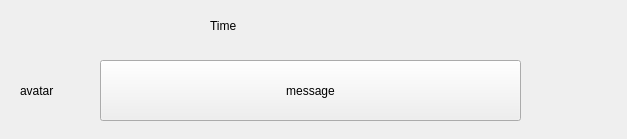
<?xml version="1.0" encoding="UTF-8"?>
<ui version="4.0">
 <class>ChatBubble</class>
 <widget class="QWidget" name="ChatBubble">
  <property name="geometry">
   <rect>
    <x>0</x>
    <y>0</y>
    <width>627</width>
    <height>139</height>
   </rect>
  </property>
  <property name="windowTitle">
   <string>Form</string>
  </property>
  <widget class="QLabel" name="avatar">
   <property name="geometry">
    <rect>
     <x>20</x>
     <y>60</y>
     <width>61</width>
     <height>61</height>
    </rect>
   </property>
   <property name="text">
    <string>avatar</string>
   </property>
  </widget>
  <widget class="QToolButton" name="toolButton">
   <property name="geometry">
    <rect>
     <x>100</x>
     <y>60</y>
     <width>421</width>
     <height>61</height>
    </rect>
   </property>
   <property name="text">
    <string>message</string>
   </property>
  </widget>
  <widget class="QLabel" name="time">
   <property name="geometry">
    <rect>
     <x>210</x>
     <y>10</y>
     <width>71</width>
     <height>31</height>
    </rect>
   </property>
   <property name="text">
    <string>Time</string>
   </property>
  </widget>
 </widget>
 <resources/>
 <connections/>
</ui>
